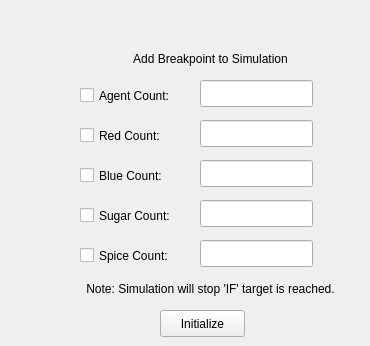
   <widget class="QWidget" name="breakpointSettings">
    <attribute name="title">
     <string>Breakpoints</string>
    </attribute>
    <widget class="QLineEdit" name="acbp">
     <property name="geometry">
      <rect>
       <x>200</x>
       <y>80</y>
       <width>113</width>
       <height>27</height>
      </rect>
     </property>
    </widget>
    <widget class="QLineEdit" name="redbp">
     <property name="geometry">
      <rect>
       <x>200</x>
       <y>120</y>
       <width>113</width>
       <height>27</height>
      </rect>
     </property>
    </widget>
    <widget class="QLineEdit" name="bluebp">
     <property name="geometry">
      <rect>
       <x>200</x>
       <y>160</y>
       <width>113</width>
       <height>27</height>
      </rect>
     </property>
    </widget>
    <widget class="QLineEdit" name="sugarbp">
     <property name="geometry">
      <rect>
       <x>200</x>
       <y>200</y>
       <width>113</width>
       <height>27</height>
      </rect>
     </property>
    </widget>
    <widget class="QLineEdit" name="spicebp">
     <property name="geometry">
      <rect>
       <x>200</x>
       <y>240</y>
       <width>113</width>
       <height>27</height>
      </rect>
     </property>
    </widget>
    <widget class="QLabel" name="label_6">
     <property name="geometry">
      <rect>
       <x>120</x>
       <y>50</y>
       <width>181</width>
       <height>17</height>
      </rect>
     </property>
     <property name="whatsThis">
      <string>&lt;html&gt;&lt;head/&gt;&lt;body&gt;&lt;p&gt;&lt;br/&gt;&lt;/p&gt;&lt;/body&gt;&lt;/html&gt;</string>
     </property>
     <property name="text">
      <string>Add Breakpoint to Simulation</string>
     </property>
     <property name="alignment">
      <set>Qt::AlignCenter</set>
     </property>
    </widget>
    <widget class="QLabel" name="label_7">
     <property name="geometry">
      <rect>
       <x>60</x>
       <y>280</y>
       <width>301</width>
       <height>17</height>
      </rect>
     </property>
     <property name="text">
      <string>Note: Simulation will stop 'IF' target is reached.</string>
     </property>
     <property name="alignment">
      <set>Qt::AlignCenter</set>
     </property>
    </widget>
    <widget class="QCheckBox" name="acBreak">
     <property name="geometry">
      <rect>
       <x>80</x>
       <y>80</y>
       <width>111</width>
       <height>31</height>
      </rect>
     </property>
     <property name="text">
      <string>Agent Count:</string>
     </property>
    </widget>
    <widget class="QCheckBox" name="redBreak">
     <property name="geometry">
      <rect>
       <x>80</x>
       <y>120</y>
       <width>101</width>
       <height>31</height>
      </rect>
     </property>
     <property name="text">
      <string>Red Count:</string>
     </property>
    </widget>
    <widget class="QCheckBox" name="blueBreak">
     <property name="geometry">
      <rect>
       <x>80</x>
       <y>160</y>
       <width>111</width>
       <height>31</height>
      </rect>
     </property>
     <property name="text">
      <string>Blue Count:</string>
     </property>
    </widget>
    <widget class="QCheckBox" name="sugarBreak">
     <property name="geometry">
      <rect>
       <x>80</x>
       <y>200</y>
       <width>111</width>
       <height>31</height>
      </rect>
     </property>
     <property name="text">
      <string>Sugar Count:</string>
     </property>
    </widget>
    <widget class="QCheckBox" name="spiceBreak">
     <property name="geometry">
      <rect>
       <x>80</x>
       <y>240</y>
       <width>121</width>
       <height>31</height>
      </rect>
     </property>
     <property name="text">
      <string>Spice Count:</string>
     </property>
    </widget>
    <widget class="QPushButton" name="initBreakPoints">
     <property name="geometry">
      <rect>
       <x>160</x>
       <y>310</y>
       <width>85</width>
       <height>27</height>
      </rect>
     </property>
     <property name="text">
      <string>Initialize</string>
     </property>
    </widget>
   </widget>
